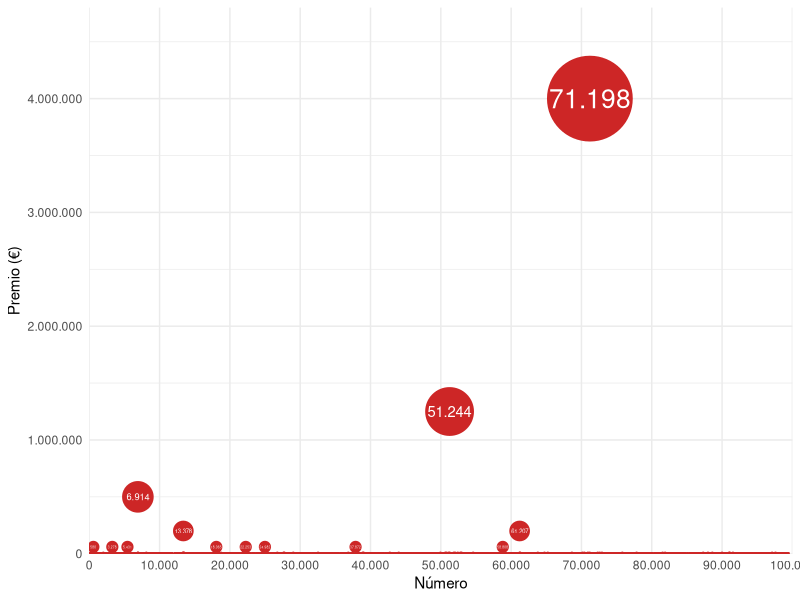
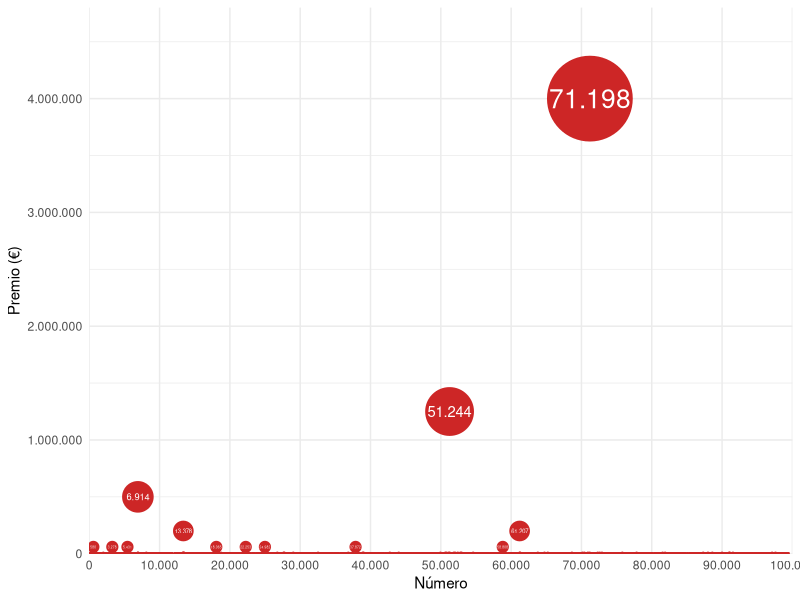

These figures' R source, in order:
# ----- Día 3: Burbujas -----

# https://danielredondo.com/posts/20180215_vis_navidad/

library(readr)
library(ggplot2)
library(scales)

# Lectura fichero
loteria <- read_delim("datasets/loteria.csv",
                      delim = ";",
                      escape_double = FALSE,
                      col_names = FALSE,
                      col_types = cols(
                        `X1` = col_integer(),
                        `X2` = col_integer(),
                        `X3` = col_skip()
                      ), trim_ws = TRUE
)
names(loteria) <- c("numero", "premio")

# Gráfico
point <- format_format(big.mark = ".", decimal.mark = ",", scientific = FALSE)
ggplot(loteria, aes(loteria$numero, loteria$premio)) +
  geom_point(size = sqrt(loteria$premio / 5000),
             col = "firebrick3") +
  geom_text(data = subset(loteria, loteria$premio > 59000),
            aes(numero, premio, label = point(numero)),
            col = "white",
            size = sqrt(subset(loteria, loteria$premio > 59000)$premio) / 300) +
  scale_y_continuous(name = "Premio (€)", labels = point, limits = c(0, 4800000),
                     expand = c(0, 0)) +
  scale_x_continuous(name = "Número", labels = point, limits = c(0, 100000),
                     breaks = seq(0, 100000, 10000), minor_breaks = seq(0, 100000, 10000),
                     expand = c(0, 0)) +
  theme_minimal()

ggsave("3.png")